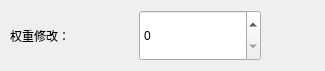
<?xml version="1.0" encoding="UTF-8"?>
<ui version="4.0">
 <class>Change_WDialog</class>
 <widget class="QDialog" name="Change_WDialog">
  <property name="geometry">
   <rect>
    <x>0</x>
    <y>0</y>
    <width>325</width>
    <height>71</height>
   </rect>
  </property>
  <property name="windowTitle">
   <string>Dialog</string>
  </property>
  <widget class="QPushButton" name="pushButton">
   <property name="geometry">
    <rect>
     <x>270</x>
     <y>20</y>
     <width>41</width>
     <height>41</height>
    </rect>
   </property>
   <property name="styleSheet">
    <string notr="true">QPushButton{
border:2px;
border-radius: 10px;
padding:5px;
}
QPushButton:pressed{
               background-color:rgba(100,255,100,200);
                   border-color:rgba(255,255,255,30);
                   border-style:inset;
                   color:rgba(0,0,0,100);

}
QPushButton:hover{
                   background-color: #f26522;
					color:#fff;
                   }</string>
   </property>
   <property name="text">
    <string/>
   </property>
   <property name="icon">
    <iconset resource="resources.qrc">
     <normaloff>:/image/update.png</normaloff>:/image/update.png</iconset>
   </property>
   <property name="iconSize">
    <size>
     <width>30</width>
     <height>30</height>
    </size>
   </property>
  </widget>
  <widget class="QWidget" name="">
   <property name="geometry">
    <rect>
     <x>10</x>
     <y>10</y>
     <width>251</width>
     <height>51</height>
    </rect>
   </property>
   <layout class="QHBoxLayout" name="horizontalLayout">
    <item>
     <widget class="QLabel" name="label">
      <property name="styleSheet">
       <string notr="true">font: 12pt &quot;Agency FB&quot;;</string>
      </property>
      <property name="text">
       <string>权重修改：</string>
      </property>
     </widget>
    </item>
    <item>
     <widget class="QSpinBox" name="spinBox">
      <property name="sizePolicy">
       <sizepolicy hsizetype="Minimum" vsizetype="Minimum">
        <horstretch>0</horstretch>
        <verstretch>0</verstretch>
       </sizepolicy>
      </property>
      <property name="minimumSize">
       <size>
        <width>1</width>
        <height>0</height>
       </size>
      </property>
      <property name="styleSheet">
       <string notr="true">font: 12pt &quot;Arial&quot;;</string>
      </property>
     </widget>
    </item>
   </layout>
  </widget>
 </widget>
 <resources>
  <include location="resources.qrc"/>
 </resources>
 <connections/>
</ui>
